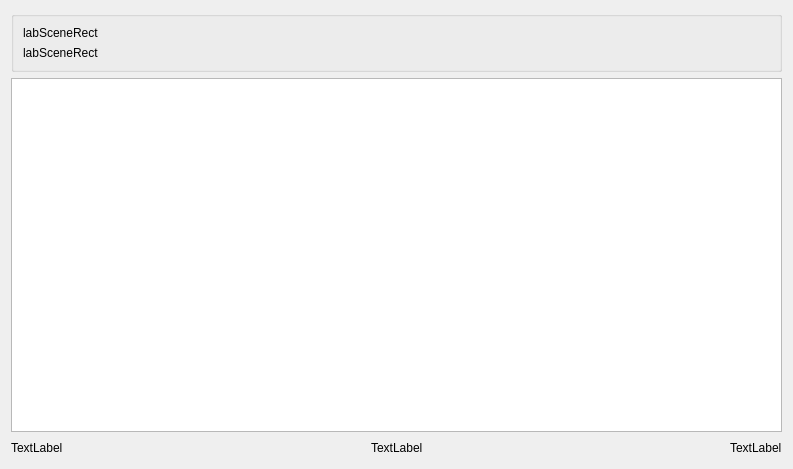
<?xml version="1.0" encoding="UTF-8"?>
<ui version="4.0">
 <class>Widget</class>
 <widget class="QWidget" name="Widget">
  <property name="geometry">
   <rect>
    <x>0</x>
    <y>0</y>
    <width>793</width>
    <height>469</height>
   </rect>
  </property>
  <property name="windowTitle">
   <string>Widget</string>
  </property>
  <layout class="QVBoxLayout" name="verticalLayout_2">
   <item>
    <widget class="QGroupBox" name="groupBox">
     <property name="title">
      <string/>
     </property>
     <layout class="QVBoxLayout" name="verticalLayout">
      <item>
       <widget class="QLabel" name="labSceneRect">
        <property name="text">
         <string>labSceneRect</string>
        </property>
       </widget>
      </item>
      <item>
       <widget class="QLabel" name="labViewSize">
        <property name="text">
         <string>labSceneRect</string>
        </property>
       </widget>
      </item>
     </layout>
    </widget>
   </item>
   <item>
    <widget class="TGraphicsView" name="graphicsView"/>
   </item>
   <item>
    <layout class="QHBoxLayout" name="horizontalLayout">
     <item>
      <widget class="QLabel" name="labViewCord">
       <property name="text">
        <string>TextLabel</string>
       </property>
      </widget>
     </item>
     <item>
      <spacer name="horizontalSpacer">
       <property name="orientation">
        <enum>Qt::Horizontal</enum>
       </property>
       <property name="sizeHint" stdset="0">
        <size>
         <width>40</width>
         <height>20</height>
        </size>
       </property>
      </spacer>
     </item>
     <item>
      <widget class="QLabel" name="labSceneCord">
       <property name="text">
        <string>TextLabel</string>
       </property>
      </widget>
     </item>
     <item>
      <spacer name="horizontalSpacer_2">
       <property name="orientation">
        <enum>Qt::Horizontal</enum>
       </property>
       <property name="sizeHint" stdset="0">
        <size>
         <width>40</width>
         <height>20</height>
        </size>
       </property>
      </spacer>
     </item>
     <item>
      <widget class="QLabel" name="labItemCord">
       <property name="text">
        <string>TextLabel</string>
       </property>
      </widget>
     </item>
    </layout>
   </item>
  </layout>
 </widget>
 <customwidgets>
  <customwidget>
   <class>TGraphicsView</class>
   <extends>QGraphicsView</extends>
   <header location="global">tgraphicsview.h</header>
  </customwidget>
 </customwidgets>
 <resources/>
 <connections/>
</ui>
